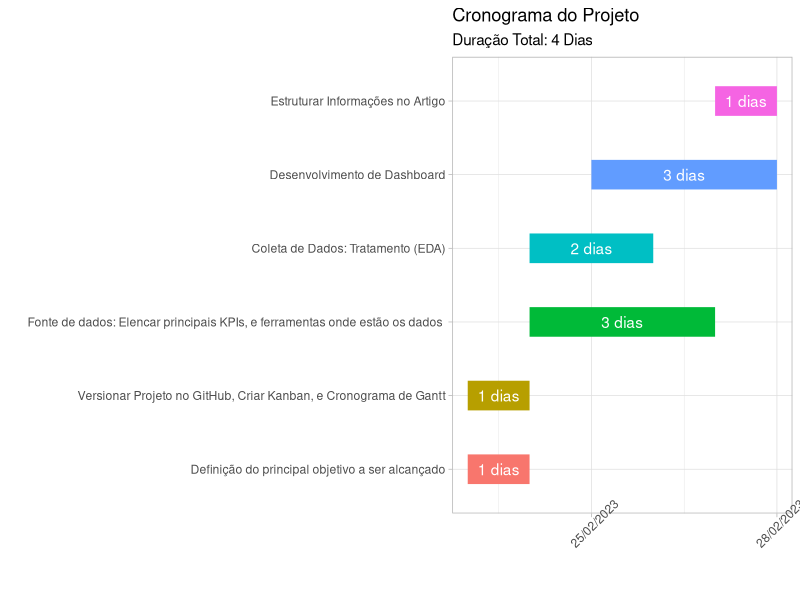

Recreate this plot in R.
## ---- chunk 1
#Utilizaremos a biblioteca tidyverse para o tratamento, manipulação e vizualização de dados.
library(tidyverse)
# Criamos um dataset com as principais tarefas e tempos
dados <- tibble(
  tarefa = c("Definição do principal objetivo a ser alcançado",
             "Versionar Projeto no GitHub, Criar Kanban, e Cronograma de Gantt",
             "Fonte de dados: Elencar principais KPIs, e ferramentas onde estão os dados ",
             "Coleta de Dados: Tratamento (EDA)",
             "Desenvolvimento de Dashboard",
             "Estruturar Informações no Artigo"),
  inicio = as.Date(c("2023-02-23", "2023-02-23","2023-02-24","2023-02-24","2023-02-25","2023-02-27")),
  
  fim = as.Date(c("2023-02-24", "2023-02-24", "2023-02-27","2023-02-26","2023-02-28","2023-02-28"))
) %>% mutate(tarefa = fct_inorder(tarefa), duracao = as.numeric(fim - inicio))

# Criar o gráfico de Gantt com o ggplot
ggplot(dados, aes(x = inicio, y = tarefa, xend = fim, yend = tarefa, color = tarefa)) +
  geom_segment(size = 10,show.legend = FALSE) +
  theme_light()+
  scale_x_date(date_labels = "%d/%m/%Y",date_breaks = "3 days", limits = c(min(dados$inicio),max(dados$fim))) +
  geom_text(aes(x = inicio + duracao/2, y = tarefa, label = paste0(duracao, " dias")),color="white")+
  theme(axis.text.x = element_text(angle = 45))+
  labs(title = "Cronograma do Projeto", x = "", y = "", fill = "",subtitle = paste("Duração Total: 4 Dias"))
  
